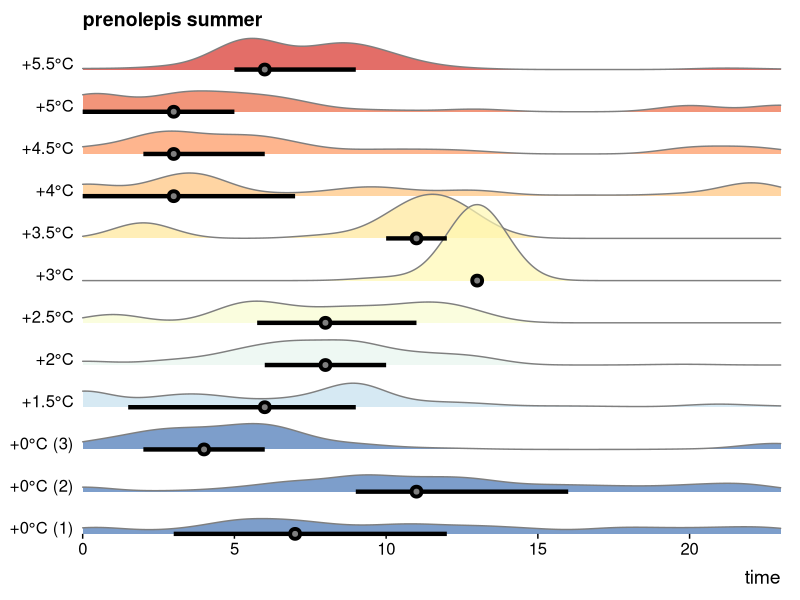
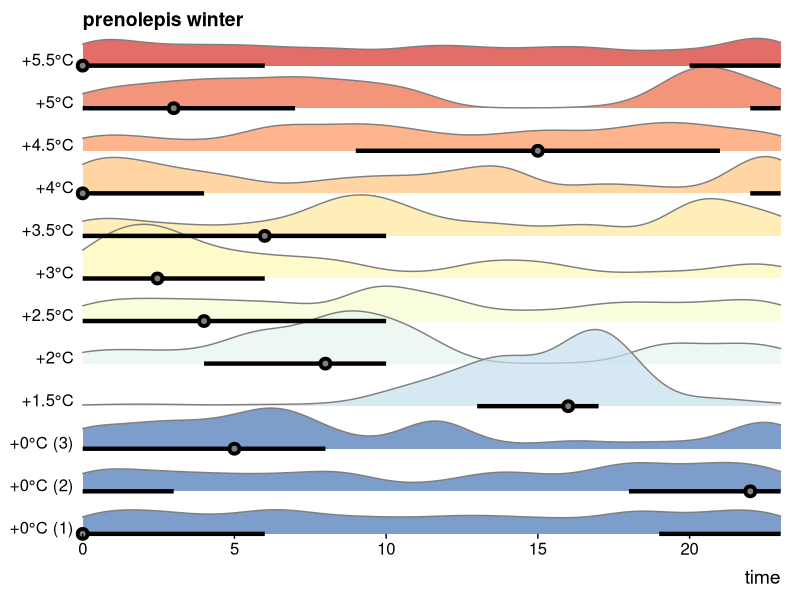
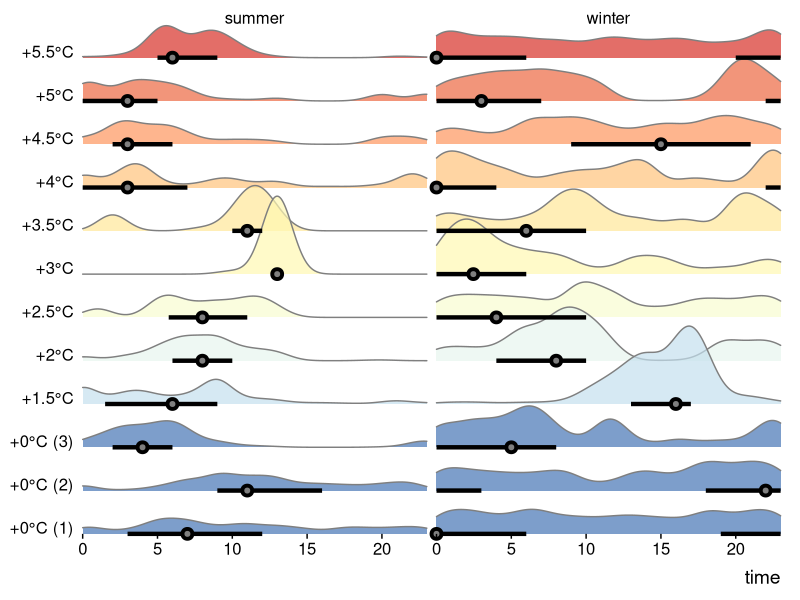
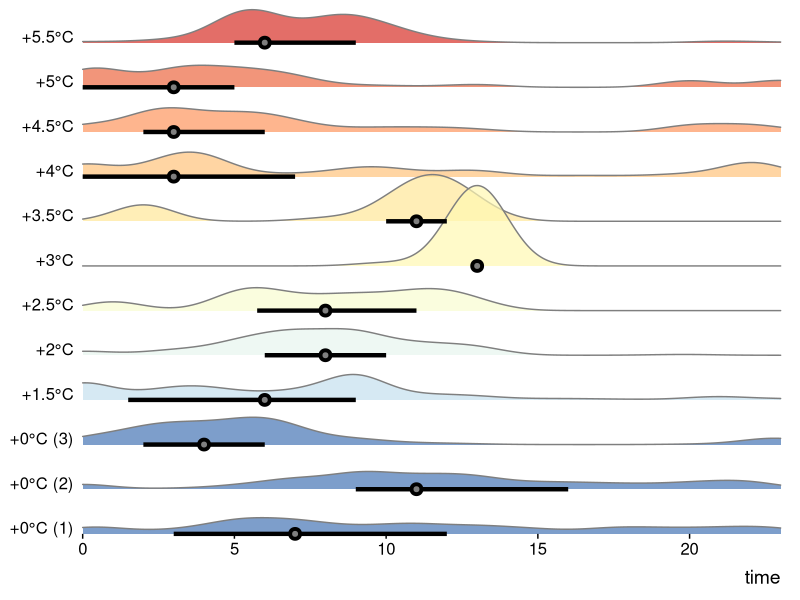
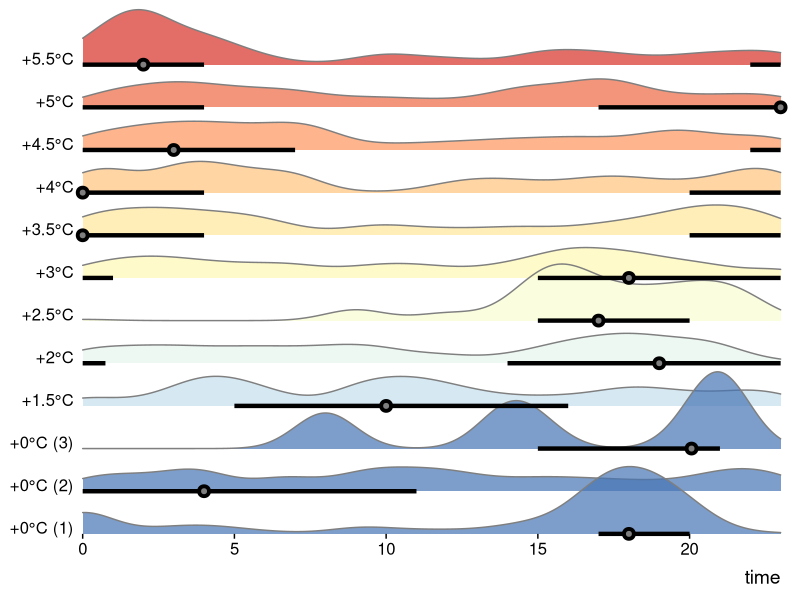
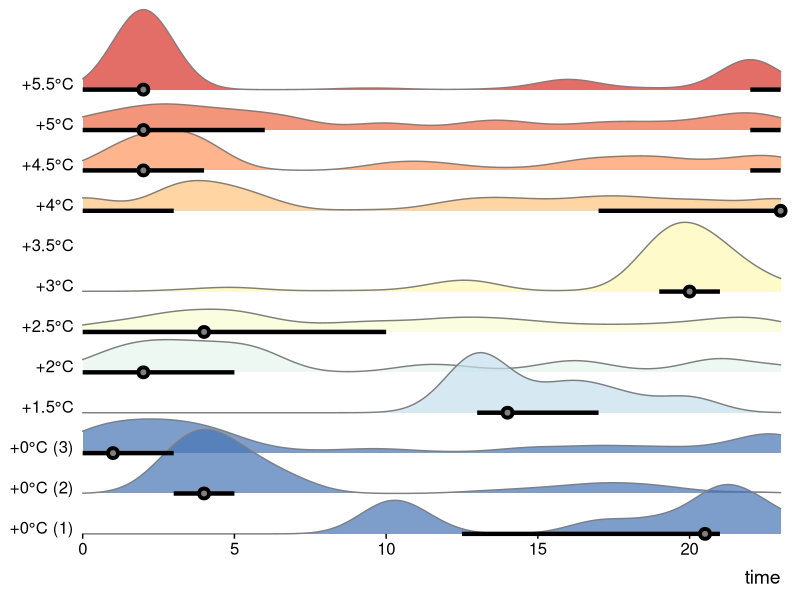
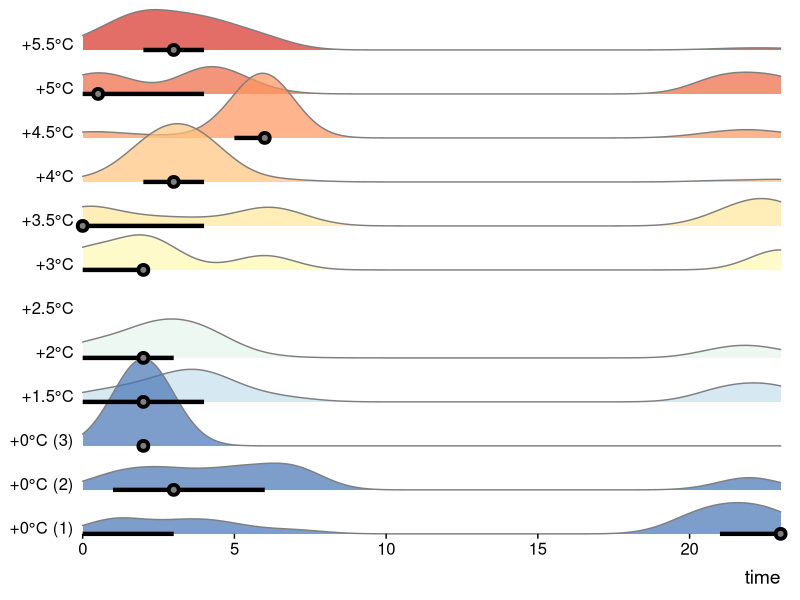
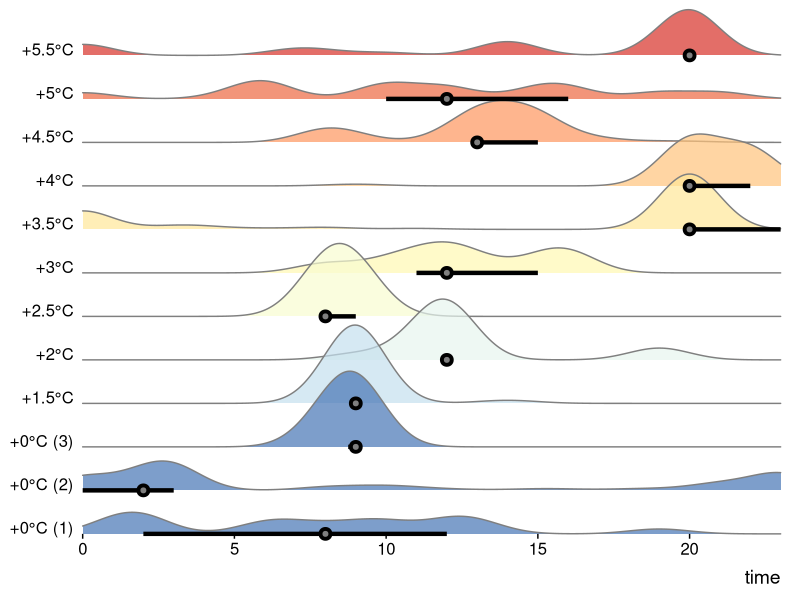

These figures' R source, in order:
# Cool looking figures to show ant trends


# Setup -------------------------------------------------------------------


library(tidyverse)
library(ggridges) # For ridgeline plot
library(circular) # For circ means

trt <- read_csv('data/chamber_treatments.csv')
dat <- read_csv('data/data_allmonths_allsites.csv')
spp <- read_csv('data/species_lookup.csv')

# Create a new column in treatment with the temp and chamber ID
# Order it by the temperature so the plots are in ascending temp order
# relabel this to reduce the amount of text
trt <- trt %>%
  mutate(chamber_temp = paste0('+', temperature, '°C'))

trt$chamber_temp[trt$temperature == 0] <- paste(trt$chamber_temp[trt$temperature == 0], paste0('(', c(1:3,1:3), ')'))

trt <- trt %>%
  mutate(chamber_temp = factor(chamber_temp, levels = unique(chamber_temp)[order(site, temperature)]))

# Do the same data cleaning as the other script
# Convert month to ordered factor and join with treatment
dat <- dat %>%
  filter(!spp %in% c('none','unk'), !is.na(spp)) %>%
  mutate(month = factor(month, levels = month.name)) %>%
  left_join(trt)

# Additional data wrangling:
# Convert to long form with one row per individual ant observed.
dat_long <- dat %>%
  group_by(site, month, date, time, chamber, temperature, chamber_temp) %>%
  group_modify(~ data.frame(sp = rep(.$spp, each = .$number)))

# Filter the data to show only species with at least 100 individuals
dat_common <- dat_long %>%
  filter(!is.na(temperature)) %>%
  group_by(sp) %>%
  filter(n() >= 100)

# Set color palette for all species
sp_descend <- dat_common %>% summarize(n=n()) %>% arrange(-n) %>% pull(sp)
fill_palette <- scale_fill_manual(values = setNames(c(RColorBrewer::brewer.pal(9, 'Set1'), 'turquoise'), sp_descend))

# Define seasons
dat_common <- dat_common %>%
  mutate(season = if_else(month %in% month.name[4:9], 'summer', 'winter')) 

# Add dummy data so all panels will plot
dummy_data <- dat_common %>%
  group_by(site,season,chamber_temp,sp) %>%
  slice(1) %>%
  mutate(time = -1) %>% 
  ungroup

sp_season <- expand_grid(sp = sp_descend, season = c('summer','winter'))
dummy_data <- dat_common %>% 
  ungroup %>% 
  select(site, chamber_temp) %>% 
  unique %>%
  group_by(site, chamber_temp) %>% group_modify(~ data.frame(sp_season))


dat_common_toplot <- bind_rows(dat_common, dummy_data)


# Calc circ means and CI to superimpose -----------------------------------

# Make sure not to use the one with dummy data included.

summary_stats <- dat_common %>%
  group_by(site, sp, chamber, temperature, season, chamber_temp) %>%
  summarize(mean_time = mean(circular(time, units = 'hours', modulo = '2pi')),
            q05_time = quantile(circular(time, units = 'hours', modulo = '2pi'), probs = 0.05),
            q25_time = quantile(circular(time, units = 'hours', modulo = '2pi'), probs = 0.25),
            median_time = median(circular(time, units = 'hours', modulo = '2pi')),
            q75_time = quantile(circular(time, units = 'hours', modulo = '2pi'), probs = 0.75),
            q95_time = quantile(circular(time, units = 'hours', modulo = '2pi'), probs = 0.95)
            )

# Include code to split up the segment into multiple chunks if it goes across midnight.
# For the 25 to 75 quantile segment, this will be true if q25 > q75.

summary_stats <- summary_stats %>%
  mutate(seg1_start = if_else(q25_time > q75_time, 0, as.numeric(q25_time)),
         seg1_end = if_else(q25_time > q75_time, as.numeric(q75_time), as.numeric(q75_time)),
         seg2_start = if_else(q25_time > q75_time, as.numeric(q25_time), as.numeric(NA)),
         seg2_end = if_else(q25_time > q75_time, 23, as.numeric(NA)))

### Summary stats not split by season.
summary_stats_combineseasons <- dat_common %>%
  group_by(site, sp, chamber, temperature,  chamber_temp) %>%
  summarize(mean_time = mean(circular(time, units = 'hours', modulo = '2pi')),
            q05_time = quantile(circular(time, units = 'hours', modulo = '2pi'), probs = 0.05),
            q25_time = quantile(circular(time, units = 'hours', modulo = '2pi'), probs = 0.25),
            median_time = median(circular(time, units = 'hours', modulo = '2pi')),
            q75_time = quantile(circular(time, units = 'hours', modulo = '2pi'), probs = 0.75),
            q95_time = quantile(circular(time, units = 'hours', modulo = '2pi'), probs = 0.95)
  ) %>%
  mutate(seg1_start = if_else(q25_time > q75_time, 0, as.numeric(q25_time)),
         seg1_end = if_else(q25_time > q75_time, as.numeric(q75_time), as.numeric(q75_time)),
         seg2_start = if_else(q25_time > q75_time, as.numeric(q25_time), as.numeric(NA)),
         seg2_end = if_else(q25_time > q75_time, 23, as.numeric(NA)))



# Create stacked up histograms --------------------------------------------



temp_fill_palette <- scale_fill_distiller(palette = 'RdYlBu')

# Summer only
ggplot(dat_common_toplot %>% filter(site == 'Duke', sp == 'prim', season %in% 'summer'), 
       aes(x = time, y= chamber_temp, fill = temperature)) +
  geom_density_ridges(aes(y = chamber_temp), alpha = 0.7, color = 'gray50', from = 0, to = 23, bandwidth = 1) +
  geom_segment(aes(x = seg1_start, xend = seg1_end, yend = chamber_temp), data = summary_stats %>% filter(site == 'Duke', sp == 'prim', season %in% 'summer'), size = 1.5) +
  geom_segment(aes(x = seg2_start, xend = seg2_end, yend = chamber_temp), data = summary_stats %>% filter(site == 'Duke', sp == 'prim', season %in% 'summer'), size = 1.5) +
  geom_point(aes(x = median_time), data = summary_stats %>% filter(site == 'Duke', sp == 'prim', season %in% 'summer'), size = 2, fill = 'gray50', shape = 21, stroke = 2) +
  scale_x_continuous(expand = c(0,0)) +
  scale_y_discrete(expand = c(0,0)) +
  temp_fill_palette +
  coord_cartesian(clip = 'off') +
  ggtitle('prenolepis summer') +
  theme_ridges(grid = FALSE) +
  theme(legend.position = 'none', axis.title.y = element_blank())

# Winter only
ggplot(dat_common_toplot %>% filter(site == 'Duke', sp == 'prim', season %in% 'winter'), 
       aes(x = time, y= chamber_temp, fill = temperature)) +
  geom_density_ridges(aes(y = chamber_temp), alpha = 0.7, color = 'gray50', from = 0, to = 23, bandwidth = 1) +
  geom_segment(aes(x = seg1_start, xend = seg1_end, yend = chamber_temp), data = summary_stats %>% filter(site == 'Duke', sp == 'prim', season %in% 'winter'), size = 1.5) +
  geom_segment(aes(x = seg2_start, xend = seg2_end, yend = chamber_temp), data = summary_stats %>% filter(site == 'Duke', sp == 'prim', season %in% 'winter'), size = 1.5) +
  geom_point(aes(x = median_time), data = summary_stats %>% filter(site == 'Duke', sp == 'prim', season %in% 'winter'), size = 2, fill = 'gray50', shape = 21, stroke = 2) +
  scale_x_continuous(expand = c(0,0)) +
  scale_y_discrete(expand = c(0,0)) +
  temp_fill_palette +
  coord_cartesian(clip = 'off') +
  ggtitle('prenolepis winter') +
  theme_ridges(grid = FALSE) +
  theme(legend.position = 'none', axis.title.y = element_blank())

# Summer and winter on the same plot
ggplot(dat_common_toplot %>% filter(site == 'Duke', sp == 'prim'), 
       aes(x = time, y= chamber_temp, fill = temperature)) +
  geom_density_ridges(aes(y = chamber_temp), alpha = 0.7, color = 'gray50', from = 0, to = 23, bandwidth = 1) +
  geom_segment(aes(x = seg1_start, xend = seg1_end, yend = chamber_temp), data = summary_stats %>% filter(site == 'Duke', sp == 'prim'), size = 1.5) +
  geom_segment(aes(x = seg2_start, xend = seg2_end, yend = chamber_temp), data = summary_stats %>% filter(site == 'Duke', sp == 'prim'), size = 1.5) +
  geom_point(aes(x = median_time), data = summary_stats %>% filter(site == 'Duke', sp == 'prim'), size = 2, fill = 'gray50', shape = 21, stroke = 2) +
  scale_x_continuous(expand = c(0,0)) +
  scale_y_discrete(expand = c(0,0)) +
  temp_fill_palette +
  facet_wrap(~ season) +
  coord_cartesian(clip = 'off') +
  theme_ridges(grid = FALSE) +
  theme(legend.position = 'none', 
        axis.title.y = element_blank(),
        strip.background = element_blank())



# Write a plot for each species -------------------------------------------

# Do by season 

two_season_plot <- function(site_to_plot, sp_to_plot) {
  plotdat <- dat_common_toplot %>% filter(site == site_to_plot, sp == sp_to_plot)
  plotstats <- summary_stats %>% filter(site == site_to_plot, sp == sp_to_plot)
  ggplot(plotdat, 
         aes(x = time, y= chamber_temp, fill = temperature)) +
    geom_density_ridges(aes(y = chamber_temp), alpha = 0.7, color = 'gray50', from = 0, to = 23, bandwidth = 1) +
    geom_segment(aes(x = seg1_start, xend = seg1_end, yend = chamber_temp), data = plotstats, size = 1.5) +
    geom_segment(aes(x = seg2_start, xend = seg2_end, yend = chamber_temp), data = plotstats, size = 1.5) +
    geom_point(aes(x = median_time), data = plotstats, size = 2, fill = 'gray50', shape = 21, stroke = 2) +
    scale_x_continuous(expand = c(0,0)) +
    scale_y_discrete(expand = c(0,0)) +
    temp_fill_palette +
    facet_wrap(~ season) +
    coord_cartesian(clip = 'off') +
    theme_ridges(grid = FALSE) +
    theme(legend.position = 'none', 
          axis.title.y = element_blank(),
          strip.background = element_blank(),
          panel.background = element_rect(colour = 'black', size = 0.75, linetype = 1),
          panel.spacing = unit(2, 'lines'))
}

one_season_plot <- function(site_to_plot, sp_to_plot, season_to_plot) {
  plotdat <- dat_common_toplot %>% filter(site == site_to_plot, sp == sp_to_plot, season %in% season_to_plot)
  plotstats <- summary_stats %>% filter(site == site_to_plot, sp == sp_to_plot, season %in% season_to_plot)
  ggplot(plotdat, 
         aes(x = time, y= chamber_temp, fill = temperature)) +
    geom_density_ridges(aes(y = chamber_temp), alpha = 0.7, color = 'gray50', from = 0, to = 23, bandwidth = 1) +
    geom_segment(aes(x = seg1_start, xend = seg1_end, yend = chamber_temp), data = plotstats, size = 1.5) +
    geom_segment(aes(x = seg2_start, xend = seg2_end, yend = chamber_temp), data = plotstats, size = 1.5) +
    geom_point(aes(x = median_time), data = plotstats, size = 2, fill = 'gray50', shape = 21, stroke = 2) +
    scale_x_continuous(expand = c(0,0)) +
    scale_y_discrete(expand = c(0,0)) +
    temp_fill_palette +
    coord_cartesian(clip = 'off') +
    theme_ridges(grid = FALSE) +
    theme(legend.position = 'none', 
          axis.title.y = element_blank())
}

combined_season_plot <- function(site_to_plot, sp_to_plot, season_to_plot) {
  plotdat <- dat_common_toplot %>% filter(site == site_to_plot, sp == sp_to_plot, season %in% season_to_plot)
  plotstats <- summary_stats_combineseasons %>% filter(site == site_to_plot, sp == sp_to_plot)
  ggplot(plotdat, 
         aes(x = time, y= chamber_temp, fill = temperature)) +
    geom_density_ridges(aes(y = chamber_temp), alpha = 0.7, color = 'gray50', from = 0, to = 23, bandwidth = 1) +
    geom_segment(aes(x = seg1_start, xend = seg1_end, yend = chamber_temp), data = plotstats, size = 1.5) +
    geom_segment(aes(x = seg2_start, xend = seg2_end, yend = chamber_temp), data = plotstats, size = 1.5) +
    geom_point(aes(x = median_time), data = plotstats, size = 2, fill = 'gray50', shape = 21, stroke = 2) +
    scale_x_continuous(expand = c(0,0)) +
    scale_y_discrete(expand = c(0,0)) +
    temp_fill_palette +
    coord_cartesian(clip = 'off') +
    theme_ridges(grid = FALSE) +
    theme(legend.position = 'none', 
          axis.title.y = element_blank())
}

#duke_plots <- map(sp_descend, ~ two_season_plot("Duke", .))
harvard_spp <- c('cape', 'apru', 'fosu')

duke_summer_plots <- map(sp_descend, ~ one_season_plot("Duke", ., "summer"))
duke_winter_plots <- map(sp_descend, ~ one_season_plot("Duke", ., "winter"))
duke_bothseasons_plots <- map(sp_descend, ~ combined_season_plot("Duke", ., c("summer", "winter")))
harvard_summer_plots <- map(harvard_spp, ~ one_season_plot("Harvard", ., "summer"))

duke_names <- gsub(' ', '_', spp$species[match(sp_descend, spp$sp)])
harvard_names <- gsub(' ', '_', spp$species[match(harvard_spp, spp$sp)])

walk2(duke_names, duke_summer_plots, ~ ggsave(file.path('figs', paste0('Duke_summer_', .x, '.png')), .y, height = 7, width = 5))
walk2(duke_names, duke_winter_plots, ~ ggsave(file.path('figs', paste0('Duke_winter_', .x, '.png')), .y, height = 7, width = 5))
walk2(duke_names, duke_bothseasons_plots, ~ ggsave(file.path('figs', paste0('Duke_bothseasons_', .x, '.png')), .y, height = 7, width = 5))
walk2(harvard_names, harvard_summer_plots, ~ ggsave(file.path('figs', paste0('Harvard_summer_', .x, '.png')), .y, height = 7, width = 5))
     
